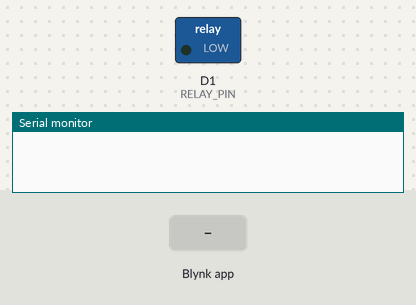
A sketch run on a simulated ESP8266 (NodeMCU). Shown: switched loads named in the sketch (green lamp = pin HIGH), the last lines printed to the serial monitor. The test bench sets the inputs (shaded band). WiFi joins after 1.5 s; servers stay silent unless stated.

Above: at 3.0 s.
3.1 s: Blynk app writes 1 to V0
At 3.6 s:
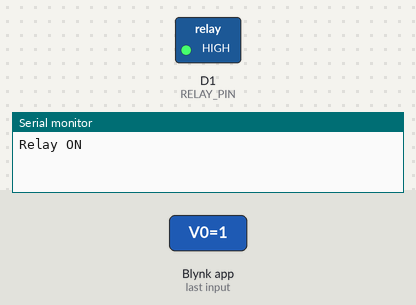
4.6 s: Blynk app writes 0 to V0
At 5.8 s:
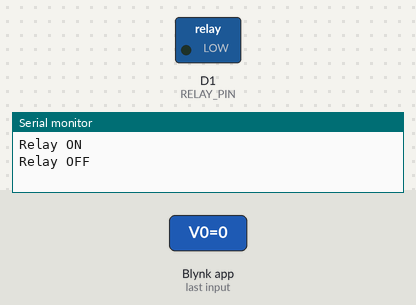
6.1 s: Blynk app writes 200 to V0
At 7.1 s:
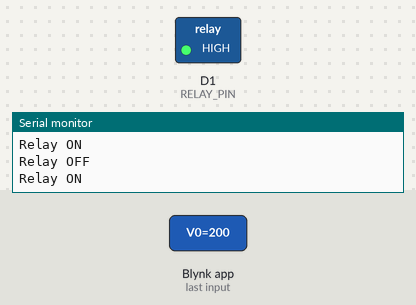
Timing chart, 0 to 9.1 s (numbered marks = the images above; inputs shaded):
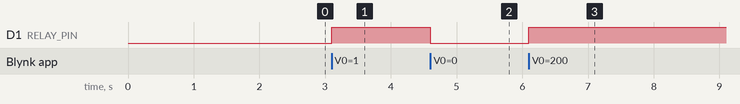

Measured:
- after the input at 3.1 s, D1 (RELAY_PIN): LOW → HIGH at once
- after the input at 4.6 s, D1 (RELAY_PIN): HIGH → LOW at once
- after the input at 6.1 s, D1 (RELAY_PIN): LOW → HIGH at once

The sketch:

IoT_light_control_via_mobile_app__3_Anusha.ino
```cpp
#define BLYNK_TEMPLATE_ID "TMPL30N1EdNNr"
#define BLYNK_TEMPLATE_NAME "Light Control"
#define BLYNK_AUTH_TOKEN "DJGL_itkCgJazYCUfcVeEZHZZTUCkyy8"

#include <ESP8266WiFi.h>
#include <BlynkSimpleEsp8266.h>

char ssid[] = "Anusha Malipatil";
char pass[] = "987654321";

#define RELAY_PIN D1
BLYNK_WRITE(V0) { // Virtual Pin 0 from Blynk app button
int value = param.asInt();
digitalWrite(RELAY_PIN, value);
Serial.println(value ? "Relay ON" : "Relay OFF");
}

void setup() {
Serial.begin(115200);
pinMode(RELAY_PIN, OUTPUT);
digitalWrite(RELAY_PIN, LOW);
Blynk.begin(BLYNK_AUTH_TOKEN, ssid, pass);
}

void loop() {
Blynk.run();
}
```
